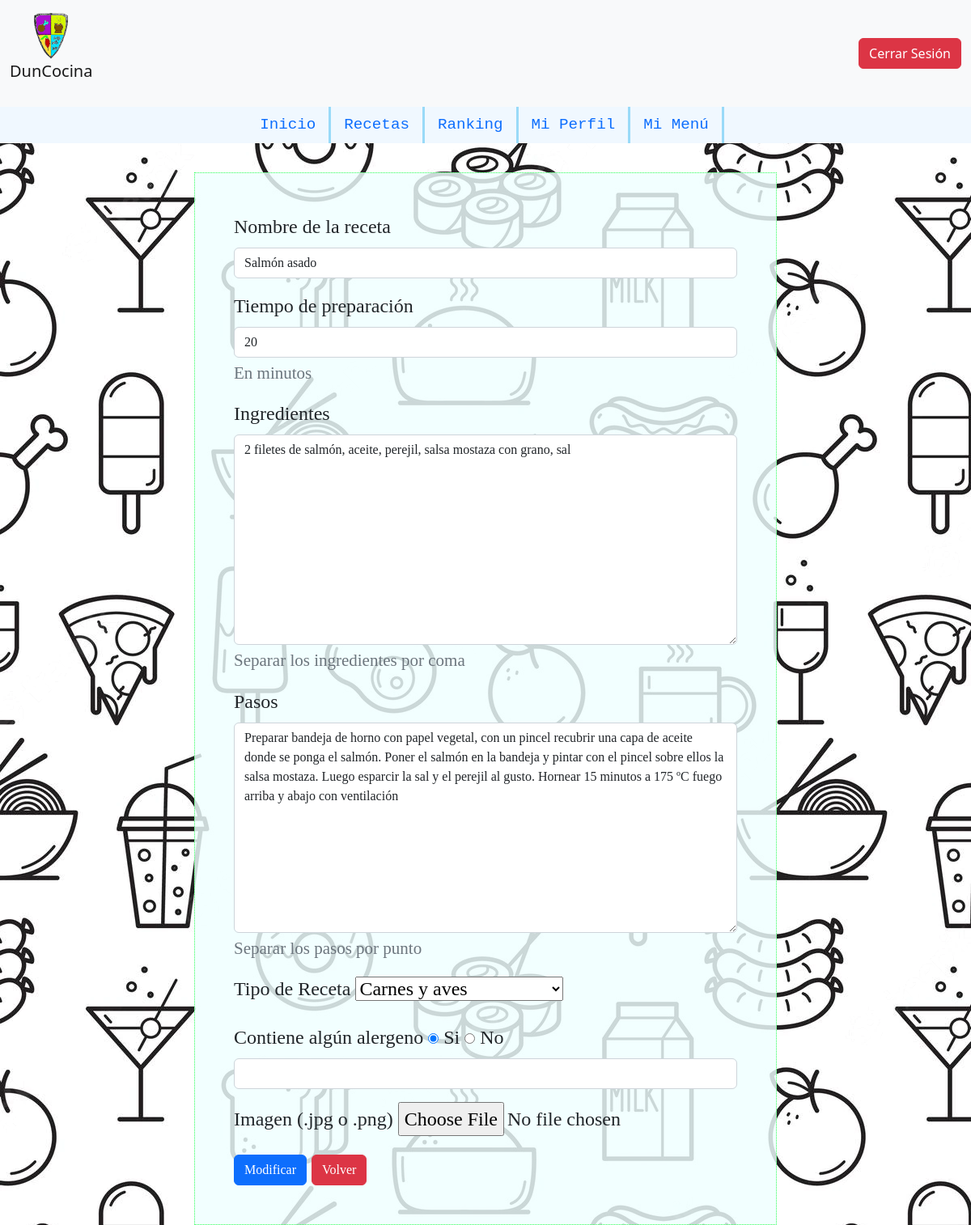
/php/editar_datos_receta.php?id_receta=5&id_user=3 (signed in), run on the app's committed database.
### tables this page shows
CREATE TABLE `receta` (
  `id_receta` int(3) NOT NULL,
  `id_user` int(2) NOT NULL,
  `nombre` varchar(50) NOT NULL,
  `imagen` varchar(350) NOT NULL,
  `tiempo` int(3) NOT NULL,
  `categoria` varchar(30) NOT NULL,
  `ingredientes` varchar(350) NOT NULL,
  `alergenos` varchar(50) DEFAULT NULL,
  `pasos` varchar(1000) NOT NULL,
  `fecha` date NOT NULL COMMENT 'Fecha de subida de la receta',
  `puntuacion` int(5) NOT NULL DEFAULT 0
);

### php/editar_datos_receta.php (the view, shortened to what this page needs)
<!DOCTYPE html>
<html lang="es">
<head>
    <link href="https://cdn.jsdelivr.net/npm/bootstrap@5.2.0/dist/css/bootstrap.min.css" rel="stylesheet">
    <link  rel="stylesheet" type="text/css" href="../estilos/estilos.css?1.1"/>
</head>
<body>
<?php
    require('./funciones.php');
    $conexion=conexion();
    $id_user=$_GET["id_user"];
    if(isset($_SESSION['id'])){
        if($_SESSION['id']=='01' || $_SESSION['id']==$id_user){
            $id_receta=$_GET["id_receta"];
            $r1=".";
            $e1="..";
            $e2=".";
            $i="../";
            echo insert_cab($r1,$i);
            echo insert_nav($e1,$e2);
            $sentencia="select nombre, tiempo,
                categoria, ingredientes, alergenos, pasos from receta where id_receta=?";
            $consulta=$conexion->prepare($sentencia);
            $consulta->bind_param("i",$id_receta);
            $consulta->bind_result($nombre, $tiempo,
                $categoria, $ingredientes, $alergenos, $pasos);
            $consulta->execute();
            echo'
            <main class="formulario" id="editar_receta">
                <form method="POST" action="#" enctype="multipart/form-data">
                    <div class="mb-3">
                        <label for="nombre_receta" class="form-label">Nombre de la receta</label>
                        <input type="text" name="nombre_receta" value="'.$nombre.'" class="form-control" id="nombre_receta" required>
                    </div>
                    <div class="mb-3">
                        <label for="tiempo" class="form-label">Tiempo de preparación</label>
                        <input type="number" name="tiempo" value="'.$tiempo.'" class="form-control" id="tiempo" required>
                        <div id="emailHelp" class="form-text">En minutos</div>
                    </div>
                    <div class="mb-3">
                        <label for="ingredientes" class="form-label">Ingredientes</label>
                        <textarea id="ingredientes" name="ingredientes" class="form-control" placeholder="Ejemplo: 12g de sal, 5 g de harina..." required>'.$ingredientes.'</textarea>
                        <div id="emailHelp" class="form-text">Separar los ingredientes por coma</div>
                    </div>
                    <div class="mb-3">
                        <label for="pasos" class="form-label">Pasos</label>
                        <textarea id="pasos" name="pasos" class="form-control" placeholder="Ejemplo: Picar verduras. Luego sofreir con aceite..." required>'.$pasos.'</textarea>
                        <div id="emailHelp" class="form-text">Separar los pasos por punto</div>
                    </div>
                    <div class="mb-3">
                        <label for="tipo" class="form-label">Tipo de Receta</label>
                        <select name="tipo" id="tipo" value="'.$categoria.'" required>
                            <option value="Carnes y aves">Carnes y aves</option>
                        </select>
                    </div>
                    <div class="mb-3">
                        <label for="alergeno" class="form-label">Contiene algún alergeno</label>
                        <input type="radio" id="si" name="hay_alergeno" value="Si" checked>
                        <label for="si">Si</label>
                        <input type="radio" id="no" name="hay_alergeno" value="No">
                        <label for="no">No</label><br>
                        <input type="text" name="alergeno" value="'.$alergenos.'" class="form-control" id="alergeno" aria-describedby="emailHelp">
                    </div>
                    <div class="mb-3">
                        <label  for="imagen" class="form-label">Imagen (.jpg o .png)</label>
                        <input type="file" name="imagen" id="imagen"><br>
                    </div>
                    <button type="submit" name="modificar" class="btn btn-primary">Modificar</button>
            ';
            if($_SESSION['id']=='01'){
                echo'<a href="'.$e2.'/recetas.php" class="btn btn-danger" role="button">Volver</a>';
            }else{
                echo'<a href="'.$e2.'/mi_perfil.php" class="btn btn-danger" role="button">Volver</a>';
            }
            echo'</form></main>';
        }
    }
?>
</body>

### estilos/estilos.css (style rules this page uses)
html { min-height: 100%; position: relative; }
* { margin:0%; padding:0%; }
body { background-image: url("../imagenes/fondos/fondo1.webp"); width: 100%; height: 100%; margin: 0; }
main { margin-bottom: 30%; }
.formulario { background: rgba(240, 255, 255, 0.822); width: 50%; font-size: x-large; font-family: cursive; margin:auto; margin-top: 3%; }
#editar_receta { display: flex; flex-direction: column; padding: 4%; border: #32ff57 dotted 1px; margin-top: 3%; width: 60%; }
#editar_receta textarea { height: 260px; }

### data on the page
receta: nombre_receta "Salmón asado", tiempo "20", ingredientes "2 filetes de salmón, aceite, perejil, salsa mostaza con grano, sal", pasos "Preparar bandeja de horno con papel vegetal, con un pincel recubrir una capa de aceite donde se ponga el salmón. Poner el salmón en la bandeja y pintar con el pincel sobre ellos la salsa mostaza. Luego esparcir la sal y el perejil al gusto. Hornear 15 minutos a 175 ºC fuego arriba y abajo con ventilación", tipo "Carnes y aves"
